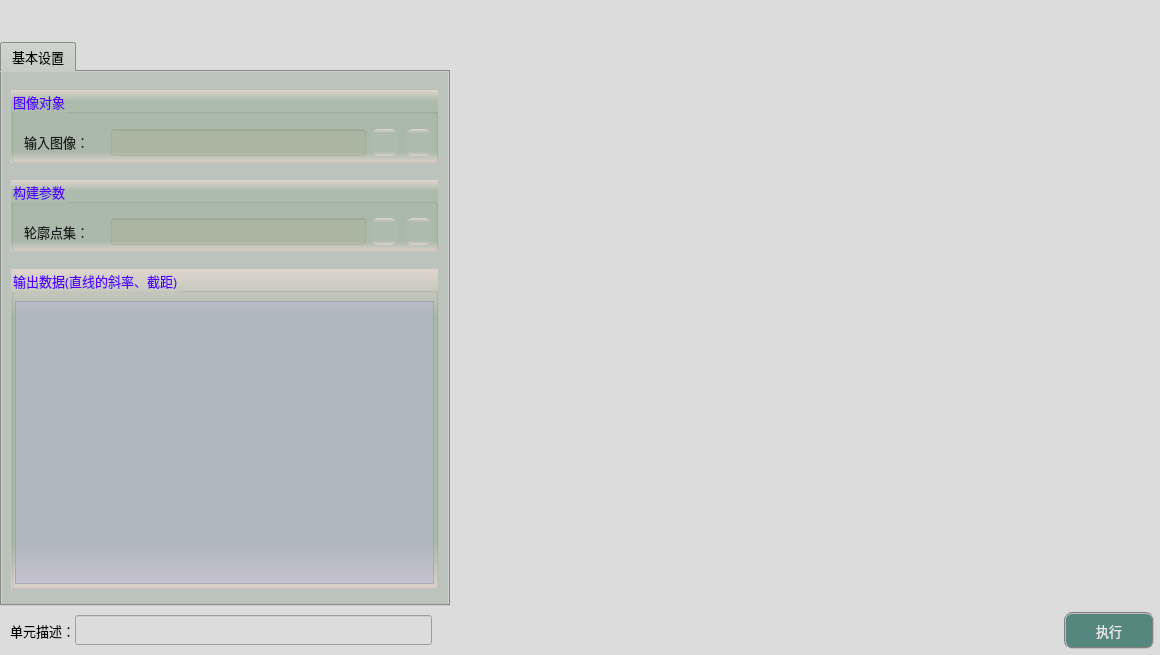
<?xml version="1.0" encoding="UTF-8"?>
<ui version="4.0">
 <class>frmFitLineClass</class>
 <widget class="QDialog" name="frmFitLineClass">
  <property name="geometry">
   <rect>
    <x>0</x>
    <y>0</y>
    <width>1160</width>
    <height>655</height>
   </rect>
  </property>
  <property name="sizePolicy">
   <sizepolicy hsizetype="Fixed" vsizetype="Fixed">
    <horstretch>0</horstretch>
    <verstretch>0</verstretch>
   </sizepolicy>
  </property>
  <property name="minimumSize">
   <size>
    <width>1160</width>
    <height>655</height>
   </size>
  </property>
  <property name="maximumSize">
   <size>
    <width>1160</width>
    <height>655</height>
   </size>
  </property>
  <property name="windowTitle">
   <string>拟合直线</string>
  </property>
  <property name="styleSheet">
   <string notr="true">background-color: rgb(220, 220, 220);</string>
  </property>
  <layout class="QGridLayout" name="gridLayout">
   <property name="leftMargin">
    <number>0</number>
   </property>
   <property name="topMargin">
    <number>0</number>
   </property>
   <property name="rightMargin">
    <number>0</number>
   </property>
   <property name="bottomMargin">
    <number>0</number>
   </property>
   <property name="spacing">
    <number>1</number>
   </property>
   <item row="1" column="0">
    <widget class="QTabWidget" name="tabWidget">
     <property name="sizePolicy">
      <sizepolicy hsizetype="Fixed" vsizetype="Expanding">
       <horstretch>0</horstretch>
       <verstretch>0</verstretch>
      </sizepolicy>
     </property>
     <property name="minimumSize">
      <size>
       <width>450</width>
       <height>550</height>
      </size>
     </property>
     <property name="maximumSize">
      <size>
       <width>16777215</width>
       <height>16777215</height>
      </size>
     </property>
     <property name="font">
      <font>
       <family>微软雅黑</family>
       <pointsize>10</pointsize>
      </font>
     </property>
     <property name="styleSheet">
      <string notr="true">background-color: #bcc2bc;</string>
     </property>
     <property name="currentIndex">
      <number>0</number>
     </property>
     <widget class="QWidget" name="tab">
      <attribute name="title">
       <string>基本设置</string>
      </attribute>
      <widget class="QGroupBox" name="groupCamera">
       <property name="geometry">
        <rect>
         <x>9</x>
         <y>18</y>
         <width>427</width>
         <height>73</height>
        </rect>
       </property>
       <property name="font">
        <font>
         <family>微软雅黑</family>
         <pointsize>10</pointsize>
        </font>
       </property>
       <property name="styleSheet">
        <string notr="true">background-color: qlineargradient(x1:0, y1:0, x2:0, y2:1, stop:0 #dfd5cf, stop: 0.15 #acbbac, stop: 0.85 #acbbac,stop:1 #dfd5cf);
color: rgb(85, 0, 255);</string>
       </property>
       <property name="title">
        <string>图像对象</string>
       </property>
       <widget class="QLabel" name="label_4">
        <property name="geometry">
         <rect>
          <x>13</x>
          <y>42</y>
          <width>79</width>
          <height>19</height>
         </rect>
        </property>
        <property name="font">
         <font>
          <family>微软雅黑</family>
          <pointsize>10</pointsize>
         </font>
        </property>
        <property name="styleSheet">
         <string notr="true">color: rgb(30, 30, 30);
background: transparent;</string>
        </property>
        <property name="text">
         <string>输入图像：</string>
        </property>
       </widget>
       <widget class="QLineEdit" name="txtLinkImage">
        <property name="geometry">
         <rect>
          <x>100</x>
          <y>39</y>
          <width>255</width>
          <height>27</height>
         </rect>
        </property>
        <property name="font">
         <font>
          <family>微软雅黑</family>
          <pointsize>10</pointsize>
         </font>
        </property>
        <property name="styleSheet">
         <string notr="true">color: rgb(0, 0, 200);
background-color: rgba(170, 170, 127,50);</string>
        </property>
        <property name="alignment">
         <set>Qt::AlignCenter</set>
        </property>
        <property name="readOnly">
         <bool>true</bool>
        </property>
       </widget>
       <widget class="QPushButton" name="btnLinkImage">
        <property name="geometry">
         <rect>
          <x>360</x>
          <y>39</y>
          <width>27</width>
          <height>27</height>
         </rect>
        </property>
        <property name="toolTip">
         <string>链接图像</string>
        </property>
        <property name="styleSheet">
         <string notr="true">QWidget{ border:none;border-radius: 8px;padding: 2px 4px;}
QPushButton:hover{ background-color: rgba(85, 150, 127, 100);}
QPushButton:pressed{background-color: rgba(85, 180, 127, 160);}</string>
        </property>
        <property name="text">
         <string/>
        </property>
        <property name="icon">
         <iconset resource="sub_res.qrc">
          <normaloff>:/resource/link.png</normaloff>:/resource/link.png</iconset>
        </property>
        <property name="iconSize">
         <size>
          <width>27</width>
          <height>27</height>
         </size>
        </property>
       </widget>
       <widget class="QPushButton" name="btnDelLinkImage">
        <property name="geometry">
         <rect>
          <x>394</x>
          <y>39</y>
          <width>27</width>
          <height>27</height>
         </rect>
        </property>
        <property name="toolTip">
         <string>删除图像链接</string>
        </property>
        <property name="styleSheet">
         <string notr="true">QWidget{ border:none;border-radius: 8px;padding: 2px 4px;}
QPushButton:hover{ background-color: rgba(226, 142, 162, 100);}
QPushButton:pressed{background-color: rgba(226, 172, 162, 200);}</string>
        </property>
        <property name="text">
         <string/>
        </property>
        <property name="icon">
         <iconset resource="sub_res.qrc">
          <normaloff>:/resource/del_link.png</normaloff>:/resource/del_link.png</iconset>
        </property>
        <property name="iconSize">
         <size>
          <width>27</width>
          <height>27</height>
         </size>
        </property>
       </widget>
      </widget>
      <widget class="QGroupBox" name="groupC2">
       <property name="geometry">
        <rect>
         <x>9</x>
         <y>108</y>
         <width>427</width>
         <height>72</height>
        </rect>
       </property>
       <property name="font">
        <font>
         <family>微软雅黑</family>
         <pointsize>10</pointsize>
        </font>
       </property>
       <property name="styleSheet">
        <string notr="true">background-color: qlineargradient(x1:0, y1:0, x2:0, y2:1, stop:0 #dfd5cf, stop: 0.15 #acbbac, stop: 0.85 #acbbac,stop:1 #dfd5cf);
color: rgb(85, 0, 255);</string>
       </property>
       <property name="title">
        <string>构建参数</string>
       </property>
       <widget class="QLabel" name="label_5">
        <property name="geometry">
         <rect>
          <x>13</x>
          <y>42</y>
          <width>79</width>
          <height>19</height>
         </rect>
        </property>
        <property name="font">
         <font>
          <family>微软雅黑</family>
          <pointsize>10</pointsize>
         </font>
        </property>
        <property name="styleSheet">
         <string notr="true">color: rgb(30, 30, 30);
background: transparent;</string>
        </property>
        <property name="text">
         <string>轮廓点集：</string>
        </property>
       </widget>
       <widget class="QPushButton" name="btnDelLinkContour">
        <property name="geometry">
         <rect>
          <x>394</x>
          <y>38</y>
          <width>27</width>
          <height>27</height>
         </rect>
        </property>
        <property name="toolTip">
         <string>删除轮廓点集链接</string>
        </property>
        <property name="styleSheet">
         <string notr="true">QWidget{ border:none;border-radius: 8px;padding: 2px 4px;}
QPushButton:hover{ background-color: rgba(226, 142, 162, 100);}
QPushButton:pressed{background-color: rgba(226, 172, 162, 200);}</string>
        </property>
        <property name="text">
         <string/>
        </property>
        <property name="icon">
         <iconset resource="sub_res.qrc">
          <normaloff>:/resource/del_link.png</normaloff>:/resource/del_link.png</iconset>
        </property>
        <property name="iconSize">
         <size>
          <width>27</width>
          <height>27</height>
         </size>
        </property>
       </widget>
       <widget class="QPushButton" name="btnLinkContour">
        <property name="geometry">
         <rect>
          <x>360</x>
          <y>38</y>
          <width>27</width>
          <height>27</height>
         </rect>
        </property>
        <property name="toolTip">
         <string>链接轮廓点集</string>
        </property>
        <property name="styleSheet">
         <string notr="true">QWidget{ border:none;border-radius: 8px;padding: 2px 4px;}
QPushButton:hover{ background-color: rgba(85, 150, 127, 100);}
QPushButton:pressed{background-color: rgba(85, 180, 127, 160);}</string>
        </property>
        <property name="text">
         <string/>
        </property>
        <property name="icon">
         <iconset resource="sub_res.qrc">
          <normaloff>:/resource/link.png</normaloff>:/resource/link.png</iconset>
        </property>
        <property name="iconSize">
         <size>
          <width>27</width>
          <height>27</height>
         </size>
        </property>
       </widget>
       <widget class="QLineEdit" name="txtLinkContour">
        <property name="geometry">
         <rect>
          <x>100</x>
          <y>38</y>
          <width>255</width>
          <height>27</height>
         </rect>
        </property>
        <property name="font">
         <font>
          <family>微软雅黑</family>
          <pointsize>10</pointsize>
         </font>
        </property>
        <property name="toolTip">
         <string>vector&lt;cv::Point2f&gt;类型</string>
        </property>
        <property name="styleSheet">
         <string notr="true">color: rgb(0, 0, 200);
background-color: rgba(170, 170, 127,50);</string>
        </property>
        <property name="alignment">
         <set>Qt::AlignCenter</set>
        </property>
        <property name="readOnly">
         <bool>true</bool>
        </property>
       </widget>
      </widget>
      <widget class="QGroupBox" name="groupC3">
       <property name="geometry">
        <rect>
         <x>9</x>
         <y>197</y>
         <width>427</width>
         <height>320</height>
        </rect>
       </property>
       <property name="font">
        <font>
         <family>微软雅黑</family>
         <pointsize>10</pointsize>
        </font>
       </property>
       <property name="styleSheet">
        <string notr="true">background-color: qlineargradient(x1:0, y1:0, x2:0, y2:1, stop:0 #dfd5cf, stop: 0.15 #acbbac, stop: 0.85 #acbbac,stop:1 #dfd5cf);
color: rgb(85, 0, 255);</string>
       </property>
       <property name="title">
        <string>输出数据(直线的斜率、截距)</string>
       </property>
       <widget class="QTextEdit" name="txtMsg">
        <property name="geometry">
         <rect>
          <x>4</x>
          <y>32</y>
          <width>419</width>
          <height>283</height>
         </rect>
        </property>
        <property name="font">
         <font>
          <family>微软雅黑</family>
         </font>
        </property>
        <property name="styleSheet">
         <string notr="true">QTextEdit         
{
    background-color: rgba(180, 180, 215,120);    
    gridline-color: rgba(220, 220, 255,255);
    color: rgba(20, 20, 20,200);
}
QScrollBar:vertical{ 
		background:#FFFFF2;
		padding-top:20px;
		padding-bottom:20px;
		padding-left:2px;
		padding-right:2px;
		border-left:1px solid #d7d7d7;}
QScrollBar::handle:vertical{
		background:#dbdbdb;
		border-radius:6px;
		min-height:20px;}
QScrollBar::handle:vertical:hover{
		background:#d0d0d0;}
QScrollBar::add-line:vertical{
		background:url(:/resource/down.png) center no-repeat;}
QScrollBar::sub-line:vertical{
		background:url(:/resource/up.png) center no-repeat;}
QScrollBar:horizontal{ 
		background:#FFFFF2;
		padding-top:20px;
		padding-bottom:20px;
		padding-left:2px;
		padding-right:2px;
		border-left:1px solid #d7d7d7;}
QScrollBar::handle:horizontal{
		background:#dbdbdb;
		border-radius:6px;
		min-height:20px;}
QScrollBar::handle:horizontal:hover{
		background:#d0d0d0;}
QScrollBar::add-line:horizontal{
		background:url(:/resource/right.png) center no-repeat;}
QScrollBar::sub-line:horizontal{
		background:url(:/resource/left.png) center no-repeat;}</string>
        </property>
        <property name="readOnly">
         <bool>true</bool>
        </property>
       </widget>
      </widget>
     </widget>
    </widget>
   </item>
   <item row="2" column="0">
    <spacer name="verticalSpacer_4">
     <property name="orientation">
      <enum>Qt::Vertical</enum>
     </property>
     <property name="sizeType">
      <enum>QSizePolicy::Fixed</enum>
     </property>
     <property name="sizeHint" stdset="0">
      <size>
       <width>20</width>
       <height>5</height>
      </size>
     </property>
    </spacer>
   </item>
   <item row="1" column="2">
    <layout class="QGridLayout" name="imageLayout">
     <property name="spacing">
      <number>1</number>
     </property>
    </layout>
   </item>
   <item row="3" column="0" colspan="3">
    <layout class="QHBoxLayout" name="horizontalLayout">
     <property name="spacing">
      <number>0</number>
     </property>
     <property name="bottomMargin">
      <number>6</number>
     </property>
     <item>
      <spacer name="horizontalSpacer">
       <property name="orientation">
        <enum>Qt::Horizontal</enum>
       </property>
       <property name="sizeType">
        <enum>QSizePolicy::Fixed</enum>
       </property>
       <property name="sizeHint" stdset="0">
        <size>
         <width>10</width>
         <height>20</height>
        </size>
       </property>
      </spacer>
     </item>
     <item>
      <widget class="QLabel" name="label_3">
       <property name="sizePolicy">
        <sizepolicy hsizetype="Fixed" vsizetype="Fixed">
         <horstretch>0</horstretch>
         <verstretch>0</verstretch>
        </sizepolicy>
       </property>
       <property name="maximumSize">
        <size>
         <width>83</width>
         <height>25</height>
        </size>
       </property>
       <property name="font">
        <font>
         <family>微软雅黑</family>
         <pointsize>10</pointsize>
        </font>
       </property>
       <property name="styleSheet">
        <string notr="true">background-color: rgba(255, 255, 255, 0);</string>
       </property>
       <property name="text">
        <string>单元描述：</string>
       </property>
      </widget>
     </item>
     <item>
      <widget class="QLineEdit" name="txtDescribe">
       <property name="sizePolicy">
        <sizepolicy hsizetype="Fixed" vsizetype="Fixed">
         <horstretch>0</horstretch>
         <verstretch>0</verstretch>
        </sizepolicy>
       </property>
       <property name="minimumSize">
        <size>
         <width>357</width>
         <height>30</height>
        </size>
       </property>
       <property name="maximumSize">
        <size>
         <width>16777215</width>
         <height>30</height>
        </size>
       </property>
       <property name="font">
        <font>
         <family>微软雅黑</family>
         <pointsize>10</pointsize>
        </font>
       </property>
      </widget>
     </item>
     <item>
      <spacer name="horizontalSpacer_8">
       <property name="orientation">
        <enum>Qt::Horizontal</enum>
       </property>
       <property name="sizeHint" stdset="0">
        <size>
         <width>40</width>
         <height>20</height>
        </size>
       </property>
      </spacer>
     </item>
     <item>
      <widget class="QPushButton" name="btnExecute">
       <property name="minimumSize">
        <size>
         <width>90</width>
         <height>37</height>
        </size>
       </property>
       <property name="font">
        <font>
         <family>微软雅黑</family>
         <pointsize>10</pointsize>
        </font>
       </property>
       <property name="styleSheet">
        <string notr="true">QWidget{ background-color: rgb(85, 135, 127);}
QWidget{ color: rgb(235, 235, 235);}
QWidget{ border: 2px groove gray;border-radius: 8px;padding: 2px 4px;}
QPushButton:hover{ background-color: rgb(85, 155, 127);}
QPushButton:pressed{background-color: rgb(85, 175, 127);}</string>
       </property>
       <property name="text">
        <string>执行</string>
       </property>
      </widget>
     </item>
     <item>
      <spacer name="horizontalSpacer_2">
       <property name="orientation">
        <enum>Qt::Horizontal</enum>
       </property>
       <property name="sizeType">
        <enum>QSizePolicy::Fixed</enum>
       </property>
       <property name="sizeHint" stdset="0">
        <size>
         <width>6</width>
         <height>20</height>
        </size>
       </property>
      </spacer>
     </item>
    </layout>
   </item>
   <item row="0" column="2">
    <spacer name="verticalSpacer">
     <property name="orientation">
      <enum>Qt::Vertical</enum>
     </property>
     <property name="sizeType">
      <enum>QSizePolicy::Fixed</enum>
     </property>
     <property name="sizeHint" stdset="0">
      <size>
       <width>20</width>
       <height>42</height>
      </size>
     </property>
    </spacer>
   </item>
   <item row="0" column="0">
    <spacer name="verticalSpacer_2">
     <property name="orientation">
      <enum>Qt::Vertical</enum>
     </property>
     <property name="sizeType">
      <enum>QSizePolicy::Fixed</enum>
     </property>
     <property name="sizeHint" stdset="0">
      <size>
       <width>20</width>
       <height>42</height>
      </size>
     </property>
    </spacer>
   </item>
   <item row="1" column="1">
    <spacer name="horizontalSpacer_3">
     <property name="orientation">
      <enum>Qt::Horizontal</enum>
     </property>
     <property name="sizeType">
      <enum>QSizePolicy::Fixed</enum>
     </property>
     <property name="sizeHint" stdset="0">
      <size>
       <width>3</width>
       <height>20</height>
      </size>
     </property>
    </spacer>
   </item>
  </layout>
 </widget>
 <layoutdefault spacing="6" margin="11"/>
 <resources>
  <include location="sub_res.qrc"/>
  <include location="../../ImageProcess/ImageFlip/sub_res.qrc"/>
  <include location="../FitEllipse/sub_res.qrc"/>
 </resources>
 <connections/>
</ui>
